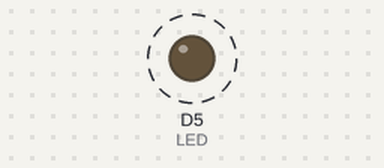
A sketch run on a simulated ESP8266 (NodeMCU). On the bench: output pins drawn as LEDs (lit = HIGH). Dashed ring = blinking.

Above: at 0.5 s.
Timing chart, 0 to 4.6 s (numbered marks = the images above):
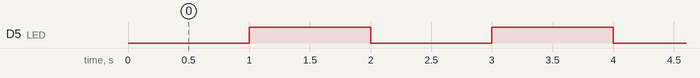

Measured:
- by itself, D5 (LED): alternates HIGH for 1.0 s and LOW for 1.0 s

The sketch:

LedD5.ino
```cpp
#define LED D5

void setup() {
  pinMode(LED, OUTPUT);
}

void loop() {
  digitalWrite(LED, LOW);
  delay(1000);
  digitalWrite(LED, HIGH);
  delay(1000);
}
```
